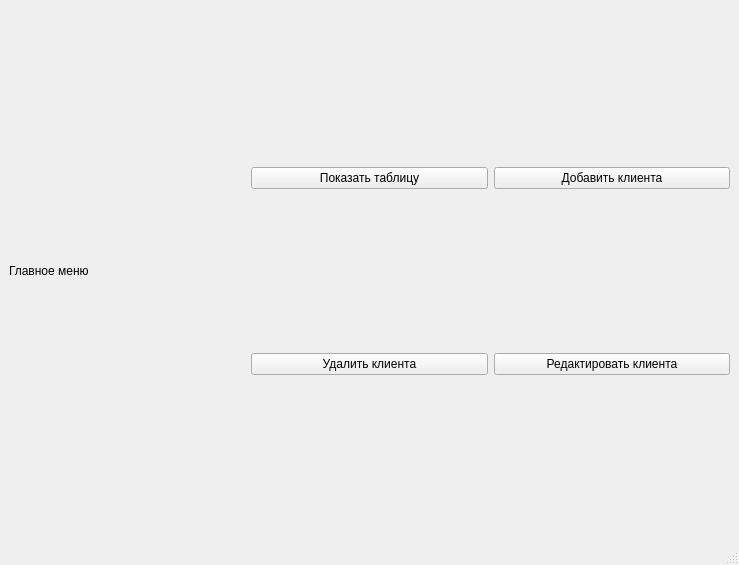
<?xml version="1.0" encoding="UTF-8"?>
<ui version="4.0">
 <class>MainWindow</class>
 <widget class="QMainWindow" name="MainWindow">
  <property name="geometry">
   <rect>
    <x>0</x>
    <y>0</y>
    <width>739</width>
    <height>565</height>
   </rect>
  </property>
  <property name="windowTitle">
   <string>MainWindow</string>
  </property>
  <widget class="QWidget" name="centralwidget">
   <layout class="QGridLayout" name="gridLayout">
    <item row="1" column="3">
     <widget class="QPushButton" name="UpdateClient">
      <property name="text">
       <string>Редактировать клиента</string>
      </property>
     </widget>
    </item>
    <item row="1" column="2">
     <widget class="QPushButton" name="DeleteClient">
      <property name="text">
       <string>Удалить клиента</string>
      </property>
     </widget>
    </item>
    <item row="0" column="2">
     <widget class="QPushButton" name="printTable">
      <property name="text">
       <string>Показать таблицу</string>
      </property>
     </widget>
    </item>
    <item row="0" column="0" rowspan="2">
     <widget class="QLabel" name="label">
      <property name="text">
       <string>Главное меню</string>
      </property>
     </widget>
    </item>
    <item row="0" column="3">
     <widget class="QPushButton" name="InsertClient">
      <property name="text">
       <string>Добавить клиента</string>
      </property>
     </widget>
    </item>
   </layout>
  </widget>
  <widget class="QMenuBar" name="menubar">
   <property name="geometry">
    <rect>
     <x>0</x>
     <y>0</y>
     <width>739</width>
     <height>33</height>
    </rect>
   </property>
  </widget>
  <widget class="QStatusBar" name="statusbar"/>
 </widget>
 <resources/>
 <connections/>
</ui>
